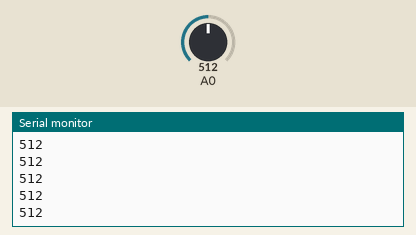
Simulated run of this sketch. Board: Arduino Uno, built with avr-gcc and run on an emulated ATmega328P. Parts: the last lines printed to the serial monitor. The inputs (shaded band) are chosen by the test bench; at power-on: A0 = 512.

Above: at 1.2 s.
1.3 s: A0 set to 716
At 2.2 s:
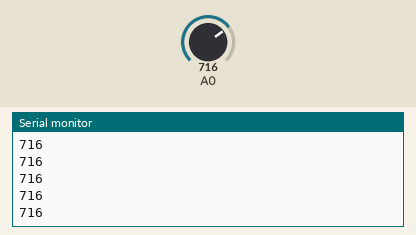
2.8 s: A0 set to 900
At 3.7 s:
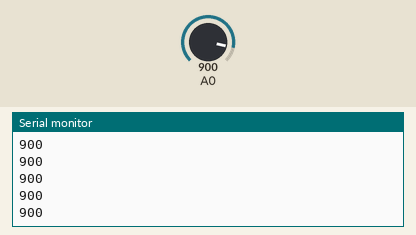
Timing chart, 0 to 5.8 s (numbered marks = the images above; inputs shaded):
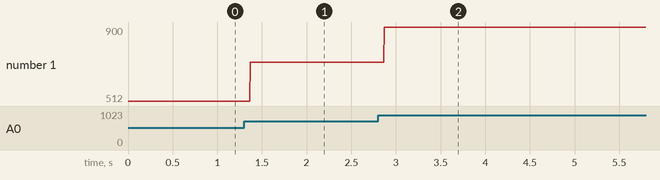

The sketch:

smoke.ino
```cpp
int gas;
void setup() {
  Serial.begin(9600);
  pinMode(A0,INPUT);

}

void loop() {
   gas=analogRead(A0);
   Serial.println(gas);
}
```

Measured:
- after the input at 1.3 s, the serial monitor: prints a new line after 0.07 s (image 1)
- after the input at 2.8 s, the serial monitor: prints a new line after 0.07 s (image 2)
- plotted number 1: 512 → 716 after the input at 1.3 s, 716 → 900 after the input at 2.8 s
